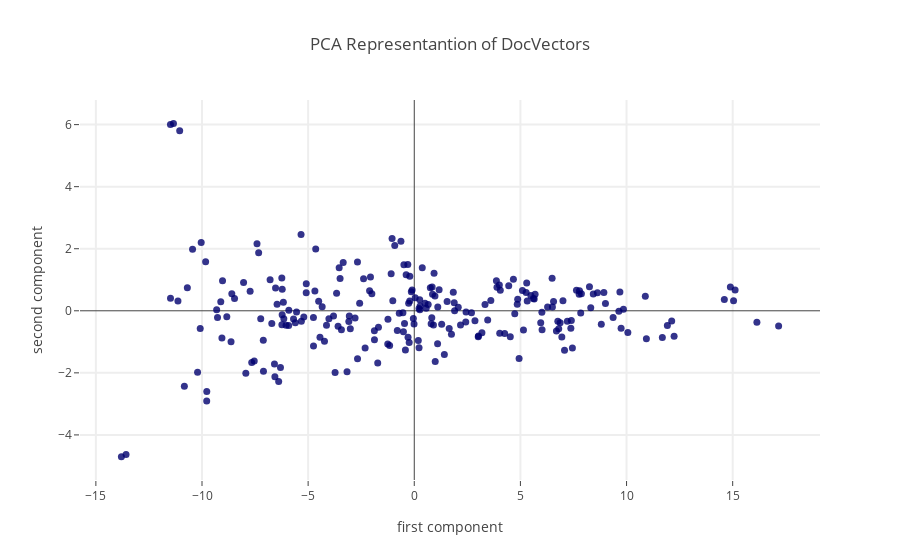
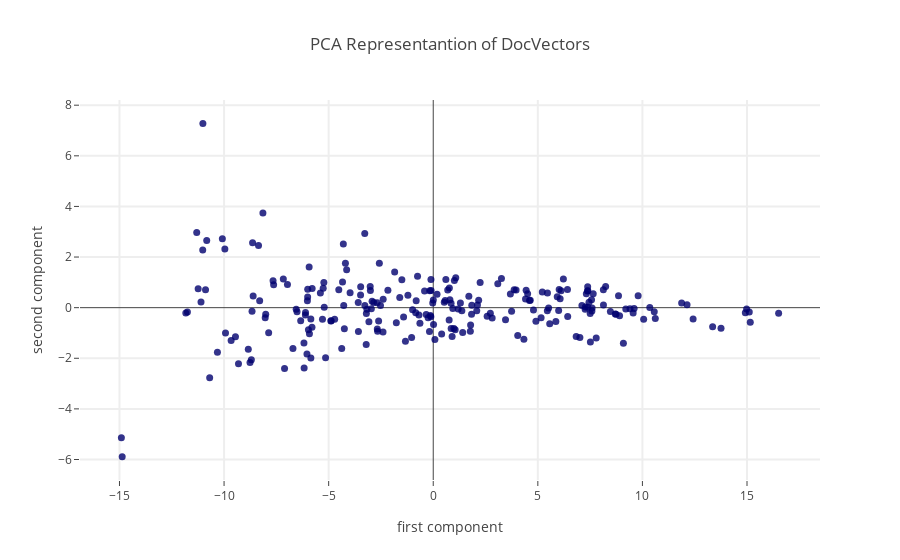
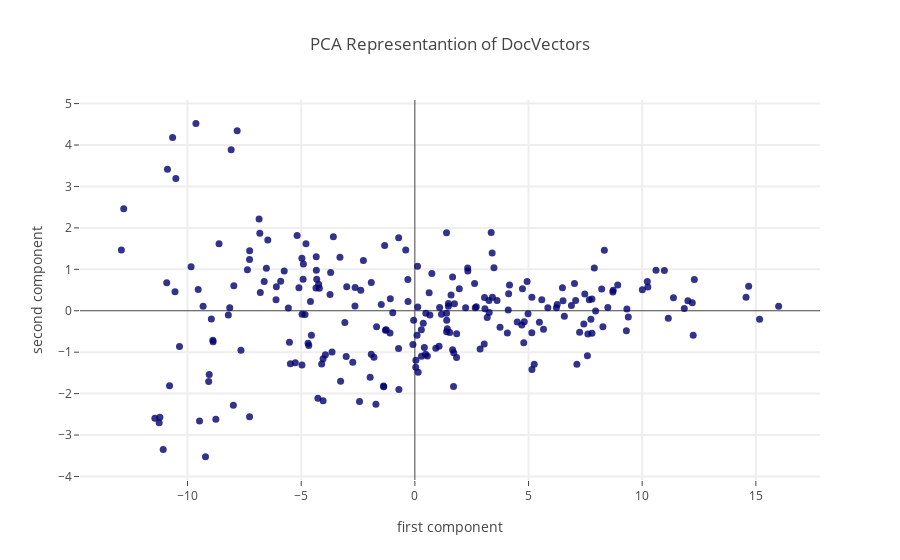
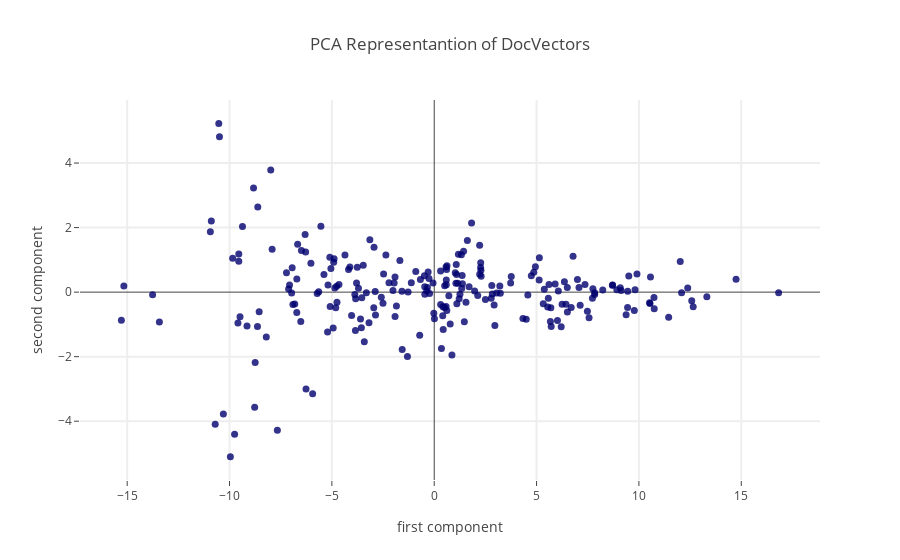

Source (notebook cell) for these figures, in order:
### Markdown cell above
## Data Visualization

### Code cell
import plotly.plotly as py
import plotly.figure_factory as ff
import plotly.tools as tls
import plotly.graph_objs as go

tls.set_credentials_file(username='D4nt3', api_key='FdMB4O6qCfciGDOnLvdQ')

COMPONENT_ONE = "principal component 1"
COMPONENT_TWO = "principal component 2"
counter = 0

# visualize all the document vectors the model has learned from training
# TODO: don't iter over models array, but rather load each model from local
for model, training_set in models:
    # get all vectors of documents we created from model training
    docs_vecs = []
    # docvecs (list of Doc2VecKeyedVectors) 
    # – Vector representations of the documents in the corpus. Each vector has size == vector_size
    for doc in iter(range(0, len(model.docvecs))):
        docs_vecs.append(model.docvecs[doc])
    #print(docs_vecs)

    # loading dataset into Pandas DataFrame
    df = pd.DataFrame.from_records(docs_vecs)
    
    ## PCA dimensionality-reduction ##
    # PCA is effected by scale so you need to scale the features in your data before applying PCA. 
    features = [i for i in range(vec_size)]

    x = df.loc[:, features].values # get features values
    #print(x)

    # standardize data
    x = StandardScaler().fit_transform(x) # scale data (especially in case different measures are used)
    
    # build PCA model in 2D
    pca = PCA(n_components=2) # The new components are just the two main dimensions of variation.
    principalComponents = pca.fit_transform(x)
    principalDf = pd.DataFrame(data = principalComponents
                 , columns = [COMPONENT_ONE, COMPONENT_TWO])
    
    # we'll draw a scatter graph with labels
    traces = []
    # let's get the labels
    titles = [dictionary['title'] for dictionary in training_set]
    #print(print(titles))
    finalDf = principalDf
    # double check to be sure we got labels just right
    #i = 50
    #print("TITLE: {0}\n <<{1}>>".format(titles[i], train_corpus[i][:1]))

    # each trace will represent a point (squeezed vector from higher dimensions),
    # and each point will have the title of the news assigned
    for i in range(len(finalDf)):
        trace0 = go.Scatter(
            x = finalDf.loc[i:i, "principal component 1"],
            y = finalDf.loc[i:i, "principal component 2"],
            mode = 'markers',
            #name = 'blue markers',
            marker = dict(
                size = 7,
                color = 'rgba(0, 0, 110, .8)',
            ),
            text = str(titles[i])
        )
        traces.append(trace0)

    data = traces 
    layout = dict(title = 'PCA Representantion of DocVectors',
            hovermode= 'closest',
            xaxis= dict(
                title= 'first component',
                ticklen= 5,
                gridwidth= 2,
            ),
            yaxis=dict(
                title= 'second component',
                ticklen= 5,
                gridwidth= 2,
            ),
            showlegend = False
        )
    # Plot and embed in ipython notebook!
    fig = dict(data = data, layout = layout)
    # need offline plotly to display graphs inside a loop
    py.iplot(fig, filename='TA_model_entities-scatter'+str(counter))
    counter = counter + 1
